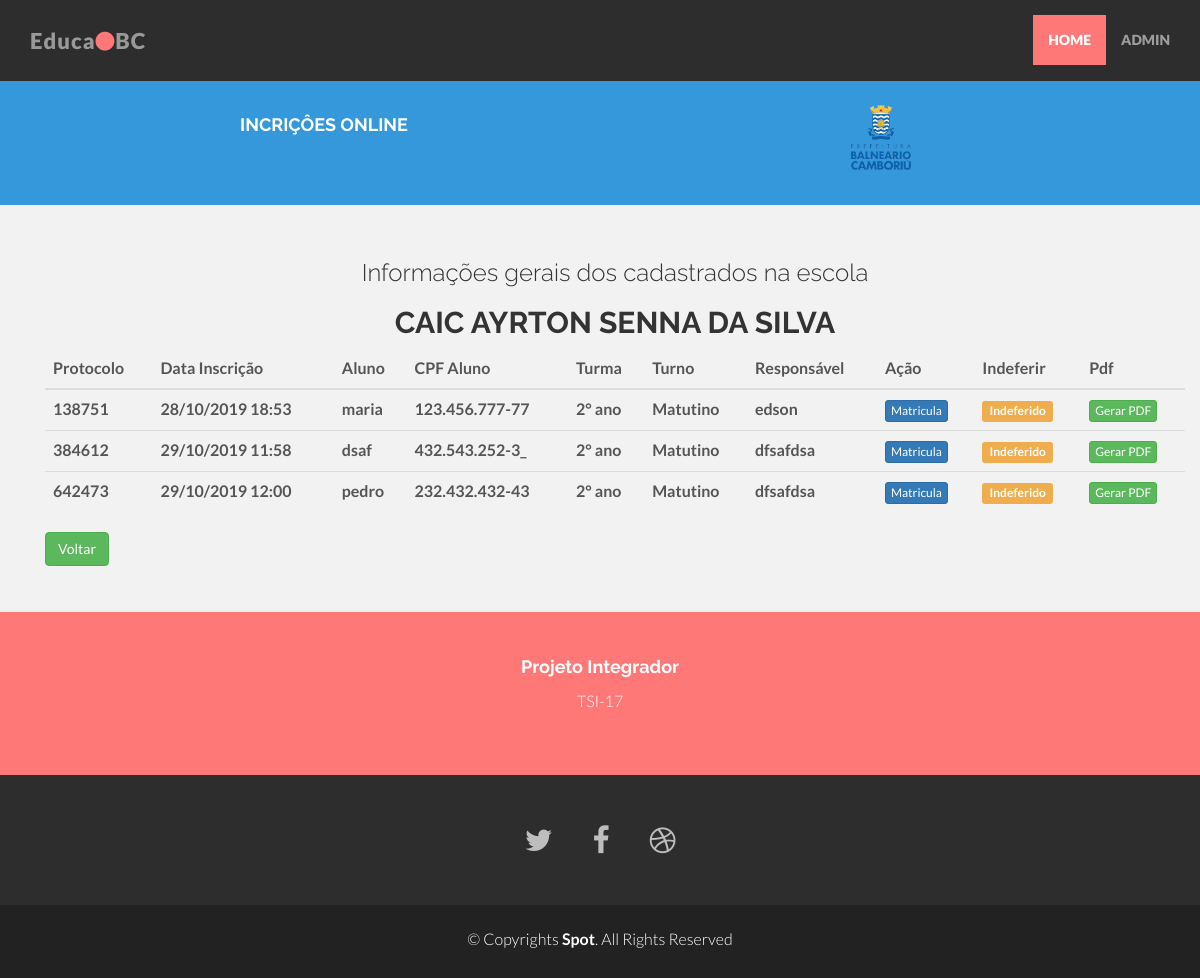
Page /Admin/relatorioCadastrados/1/vagas2ano on the committed database.
### tables this page shows
CREATE TABLE IF NOT EXISTS `escola` (
`idescola` int(10) NOT NULL,
  `nomeescola` varchar(45) DEFAULT NULL,
  `vagas1ano` int(11) DEFAULT '40',
  `vagas2ano` int(11) DEFAULT '40',
  `vagas3ano` int(11) DEFAULT '40',
  `vagas4ano` int(11) DEFAULT '40',
  `vagas5ano` int(11) DEFAULT '40',
  `vagas6ano` int(11) DEFAULT '40',
  `vagas7ano` int(11) DEFAULT '40',
  `vagas8ano` int(11) DEFAULT '40',
  `vagas9ano` int(11) DEFAULT '40',
  `className` varchar(10) DEFAULT NULL,
  `quat_vagas` int(11) DEFAULT NULL
);

CREATE TABLE IF NOT EXISTS `protocolos` (
`id` int(11) NOT NULL,
  `numero` varchar(100) DEFAULT NULL,
  `id_aluno` int(11) DEFAULT NULL,
  `data` datetime DEFAULT NULL,
  `ano` varchar(100) DEFAULT NULL,
  `turno` varchar(100) DEFAULT NULL,
  `status` varchar(20) DEFAULT 'aguardando',
  `motivo_indefere` varchar(255) DEFAULT NULL
);

CREATE TABLE IF NOT EXISTS `aluno` (
`id` int(11) NOT NULL,
  `nome` varchar(30) DEFAULT NULL,
  `cpfaluno` varchar(30) DEFAULT NULL,
  `datanascimento` date DEFAULT NULL,
  `responsavel_idresponsavel` int(11) DEFAULT NULL,
  `escola_idescola` int(11) DEFAULT NULL,
  `turma` varchar(100) DEFAULT NULL
);

CREATE TABLE IF NOT EXISTS `responsavel` (
`idresponsavel` int(10) NOT NULL,
  `nome` varchar(16) DEFAULT NULL,
  `cpfresponsavel` int(15) DEFAULT NULL,
  `email` varchar(50) DEFAULT NULL,
  `endereco_idendereco` int(10) NOT NULL,
  `telefone` varchar(40) DEFAULT NULL,
  `parentesco` varchar(40) DEFAULT NULL
);

### application/controllers/Admin.php (called while the page is built, shortened)
<?php
class Admin extends CI_Controller {
	 public function __construct()
	{
		$this->load->model('Main_model', 'Main');
		$this->load->model('Admin_model', 'Admin');
	}
    public function relatorioCadastrados($id_escola, $turma) {
        $data['cadastrados'] = $this->Admin->getCadastrados($id_escola, $turma);
        $data['escola'] =  $data['cadastrados'][0]['nomeescola'];
        $data['idescola'] =  $id_escola;
        $data['viewName'] = 'AdminPages/relatorioCadastrados';
        $this->load->view('template', $data);
    }
}

### index.php (called while the page is built, shortened)
<?php
require_once BASEPATH.'core/CodeIgniter.php';

### application/models/Admin_model.php (called while the page is built, shortened)
<?php
class Admin_model extends CI_Model{
    public function getCadastrados($id_escola, $turma) {
        $this->db->select(['pr.id', 'pr.numero', 'pr.data as data_cadastro', 'pr.motivo_indefere', 'pr.status', 'pr.ano', 'pr.turno', 'es.nomeescola' , 'resp.nome as responsavel' , 'al.nome as aluno' , 'al.cpfaluno' , 'al.datanascimento' , 'al.turma '])
        ->from('protocolos pr')
        ->join('aluno al', 'al.id = pr.id_aluno', 'inner')
        ->join('escola es', 'al.escola_idescola = es.idescola', 'inner')
        ->where("es.idescola = $id_escola")
        ->where("al.turma = '$turma'")
        ->join('responsavel resp', 'resp.idresponsavel = al.responsavel_idresponsavel', 'inner');
        $protocolo = $this->db->get()->result_array();
        return $protocolo;
    }
}

### application/views/AdminPages/relatorioCadastrados.php (the view, shortened to what this page needs)
<div class="container w">
	<div class="container">
		<div class='text-center'>
			<h3>Informações gerais dos cadastrados na escola</h3>
			<h2><strong><?php echo $escola ?></strong></h2>
		</div>
		<table class="table">
			<thead>
			<tr>
				<th>Protocolo</th>
				<th>Data Inscrição</th>
				<th>Aluno</th>
				<th>CPF Aluno</th>
				<th>Turma</th>
				<th>Turno</th>
				<th>Responsável</th>
				<th>Ação</th>
				<th>Indeferir</th>
				<th>Pdf</th>
			</tr>
			</thead>
			<tbody>
				<?php foreach($cadastrados as $info) :?>
					<tr>
						<td><strong><?php echo $info['numero'] ?></strong></td>
						<td><strong><?php echo date('d/m/Y H:i', strtotime($info['data_cadastro'])) ?></strong></td>
						<td><strong><?php echo $info['aluno'] ?></strong></td>
						<td><strong><?php echo $info['cpfaluno'] ?></strong></td>
						<td><strong><?php echo $info['ano'] ?></strong></td>
						<td><strong><?php echo $info['turno'] ?></strong></td>
						<td><strong><?php echo $info['responsavel'] ?></strong></td>
						<td><button class='btn btn-primary btn-xs '>Matricula</button></td>
						<?php if($info['status'] == 'indeferido') : ?>
							<td> <span class="label label-warning">Indeferido</span> </td>
						<?php else: ?>
							<td id=<?php echo  'indeferir_' . $info['id'] ?>><button class='btn btn-danger btn-xs centralModalWarning' data-toggle="modal" data-target="#centralModalWarning" value="<?php echo $info['id'] ?>">Indeferir</button></td>
						<?php endif ?>
						<td><form action="<?php echo base_url('Admin/pdfProtocolo')?>" method='post'>
							<button class="btn btn-success btn-xs btnDonwload" hidden>Gerar PDF</button>
						</form></td>
					</tr>
				<?php endforeach ?>
			</tbody>
		</table>
		<a href="<?php echo base_url('Admin/cadastrados/'). $idescola ?>"><button class='btn btn-success'>Voltar</button></a>
	</div><br><br>
</div>

### application/views/template.php (shortened to what this page needs)
<!DOCTYPE html>
<html lang="en">
<head>
  <link href="<?php echo base_url('assets/lib/bootstrap/css/bootstrap.min.css')?>" rel="stylesheet">
  <link href="<?php echo base_url('assets/lib/font-awesome/css/font-awesome.min.css')?>" rel="stylesheet">
  <link href="<?php echo base_url('assets/css/style.css')?>" rel="stylesheet">
</head>
<body>
    <div class="navbar navbar-inverse navbar-fixed-top">
        <div class="container">
        <div class="navbar-header">
            <a class="navbar-brand" href="<?php echo base_url('/')?>">Educa<i class="fa fa-circle"></i>BC</a>
        </div>
        <div class="navbar-collapse collapse">
            <ul class="nav navbar-nav navbar-right">
            <li class="active"><a href="<?php echo base_url('/')?>">HOME</a></li>
            <li><a href="<?php echo base_url('Admin/adminhomepage')?>">ADMIN</a></li>
            </ul>
        </div>
        </div>
    </div>
    <div id="blue">
        <div class="container">
            <div class="row centered">
                <div class="col-lg-8 col-lg-offset-2">
                    <div class='col-sm-9 text-left'>
                        <h4>INCRIÇÔES ONLINE</h4>
                    </div>
                    <div class='col-sm-3'>
                        <img src="<?php echo base_url('assets/img/logoBC.png')?>" width='60vmin'alt="logo bc">
                    </div>
                </div>
            </div>
        </div>
    </div>
    <?php $this->load->view($viewName);?>
    <div id="r">
        <div class="container">
            <div class="row centered">
                <div class="col-lg-8 col-lg-offset-2">
                <h4>Projeto Integrador</h4>
                <p>TSI-17</p>
                </div>
            </div>
        </div>
    </div>
    <div id="f">
        <div class="container">
        <div class="row centered">
            <a href="#"><i class="fa fa-twitter"></i></a><a href="#"><i class="fa fa-facebook"></i></a><a href="#"><i class="fa fa-dribbble"></i></a>
        </div>
        </div>
    </div>
    <div id="copyrights">
        <div class="container">
        <p>
            &copy; Copyrights <strong>Spot</strong>. All Rights Reserved
        </p>
        </div>
    </div>
</body>
</html>

### assets/css/style.css (style rules this page uses)
body { background-color: #f2f2f2; font-family: "Lato"; font-weight: 300; font-size: 16px; color: #555; -webkit-font-smoothing: antialiased; -webkit-overflow-scrolling: touch; margin-top: 70px; }
h1, h2, h3, h4, h5, h6 { font-family: "Raleway"; font-weight: 300; color: #333; }
p { line-height: 28px; margin-bottom: 25px; }
.centered { text-align: center; }
a { color: #f85c37; word-wrap: break-word; transition: color 0.1s ease-in, background 0.1s ease-in; }
a:before, a:after { transition: color 0.1s ease-in, background 0.1s ease-in; }
.navbar { font-weight: 800; font-size: 14px; padding-top: 15px; padding-bottom: 15px; }
.navbar-inverse { background: #2d2d2d; border-color: #2d2d2d; }
.navbar-inverse .navbar-nav>.active>a { background: #ff7878 }
.navbar-inverse .navbar-brand { color: #999999; font-weight: bolder; font-size: 22px; letter-spacing: 1px; }
.navbar-inverse .navbar-brand i { color: #ff7878; font-size: 22px; letter-spacing: 1px; }
#r { background: #ff7878; padding-top: 35px; padding-bottom: 35px; }
#r h4 { color: white; font-weight: 700; }
#r p { color: white; }
#blue { background: #3498db; padding-top: 35px; padding-bottom: 35px; }
#blue h4 { color: white; font-weight: 700; }
#f { background: #2d2d2d; padding-top: 30px; padding-bottom: 30px; }
#f i { color: #bdbdbd; font-size: 30px; padding: 20px; }
.w { padding-top: 35px; }
#copyrights { background: #222222; padding: 20px 0; text-align: center; color: #fff; }
#copyrights p { margin-bottom: 5px; }

### rows in the picture
escola: nomeescola "CAIC AYRTON SENNA DA SILVA"
protocolos: numero "138751", data "28/10/2019 18:53", id_aluno.nome "maria", id_aluno.cpfaluno "123.456.777-77", ano "2° ano", turno "Matutino", responsavel.nome "edson", status "Indeferido"
protocolos: numero "384612", data "29/10/2019 11:58", id_aluno.nome "dsaf", id_aluno.cpfaluno "432.543.252-3_", ano "2° ano", turno "Matutino", responsavel.nome "dfsafdsa", status "Indeferido"
protocolos: numero "642473", data "29/10/2019 12:00", id_aluno.nome "pedro", id_aluno.cpfaluno "232.432.432-43", ano "2° ano", turno "Matutino", responsavel.nome "dfsafdsa", status "Indeferido"
